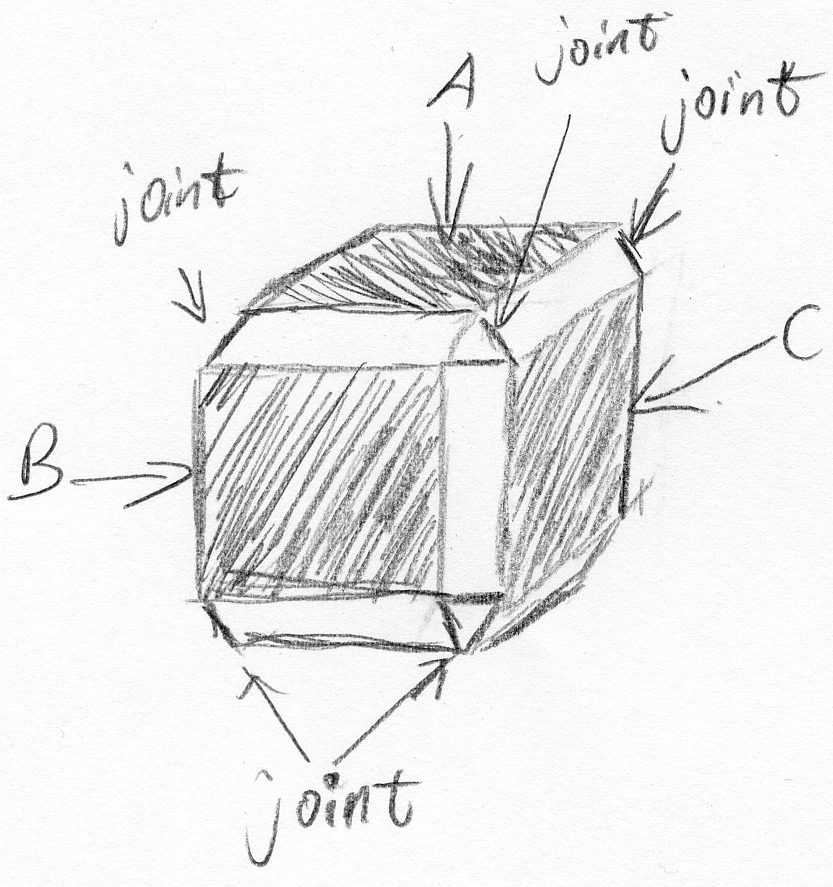
%> input picture Proposal/images/sub_passport015.bmp, 833 x 887 px
$ octave --eval "result = smooth_image(imread('../../Proposal/images/sub_passport015.bmp'));"   (GNU Octave 9; MATLAB toolbox functions it lacks are replaced by stand-ins)
%> lines starting %> are read from the running program, lines starting %| are printed output that depends on the picture
function new_image = smooth_image(image_data, mask)
    if nargin == 1
        mask_row = 5;
        mask_col = 5;
        mask = fspecial('gaussian', [mask_row mask_col], 1.4);
    else
        [mask_row mask_col] = size(mask);
    end

    [mask_row, mask_col] = size(mask);
    row_width = idivide(int32(mask_row), 2);
    col_width = idivide(int32(mask_col), 2);

    new_image = conv2(mask, double(image_data));
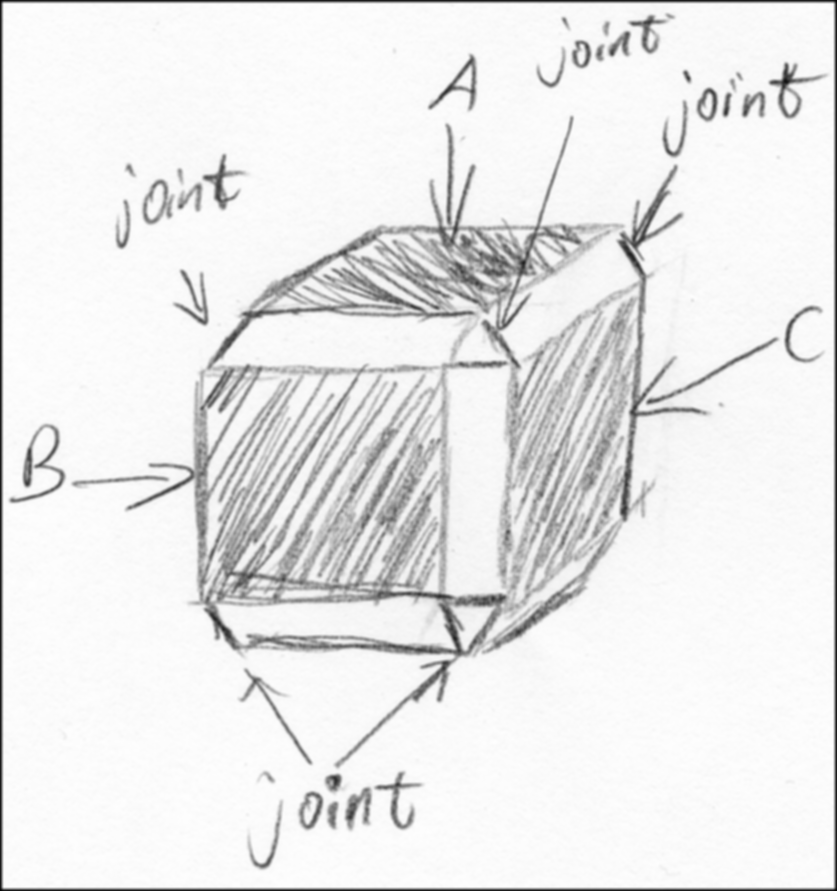
%> new_image: size 891x837 double; min 2.99, max 254.8, mean 234.7
    new_image = new_image(row_width+1:end-row_width, col_width+1:end-col_width);
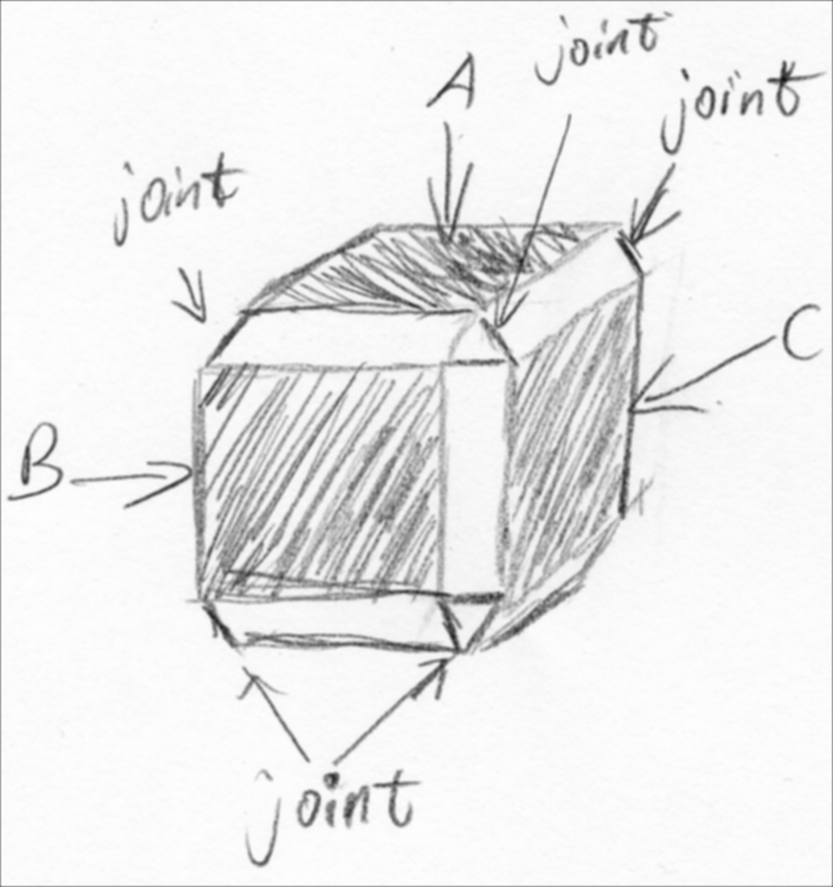
%> new_image: size 887x833 double; min 17.38, max 254.8, mean 236.4
end
